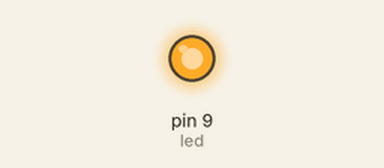
Recording of a sketch running on a simulated Arduino Uno, built with avr-gcc and run on an emulated ATmega328P. Shown: output pins drawn as LEDs (lit = HIGH). Pins used as bus, display or sensor lines are not drawn.

Above: at 0.2 s.
At 5.3 s:
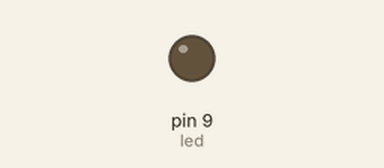
Timing chart, 0 to 7.9 s (numbered marks = the images above):
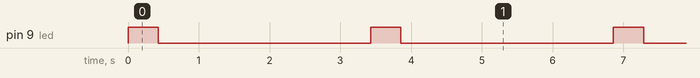

Measured:
- by itself, pin 9 (led): alternates HIGH for 0.43 s and LOW for 3.0 s

The sketch:

sketch_jan11b.ino
```cpp
/*
  赤外線でエアコンを操作しようとしたけど失敗。。。
  http://eikatou.net/blog/2012/07/arduino-remocon/
*/

int ir_out = 2;
int led = 9;

// エアコンオン（冷房、26度 微）
//unsigned intdata[] = {342,163,47,120,50,33,48,40,44,40,36,48,36,45,46,40,44,39,46,40,41,40,44,35,40,45,40,127,38,48,46,39,44,34,46,39,44,40,44,40,44,40,36,48,46,40,41,40,44,39,44,39,44,39,36,47,45,39,47,34,39,48,44,120,48,39,47,119,46,121,47,122,46,122,45,120,47,121,47,40,46,118,48,120,48,122,36,129,48,120,39,129,49,118,39,130,46,121,49,40,41,40,35,47,45,39,36,47,44,40,46,40,43,35,46,40,44,37,49,119,49,119,47,35,50,36,45,121,38,131,44,121,38,130,46,37,38,48,46,118,47,121,49,40,43,38,46,34,39,129,47,39,44,40,36,130,47,39,44,39,44,122,38,129,49,35,38,129,39,131,36,48,43,121,49,118,47,40,46,118,39,130,48,35,41,45,44,123,44,40,43,40,36,48,44,40,36,45,38,129,38,130,46,40,44,122,44,122,47,122,37,48,36,48,44,35,50,119,38,48,44,121,47,123,47,37,44,123,44,120,48,120,47,35,40,129,46,36,48,40,44,121,47,40,38,44,37,47,44,42,33,45,38,48,44,39,36,48,36,129,50,118,38,129,39,129,41,126,47,121,39,131,36,129,47,36,50,34,39,48,36,48,46,34,38,48,36,48,44,38,37,129,39,129,41,126,49,119,46,121,50,118,46,121,47,121,38,48,36,48,46,40,36,45,36,47,38,48,33,48,36,48,44,122,37,129,38,130,46,123,37,129,39,130,41,127,41,127,38,48,35,48,44,40,36,47,44,39,36,48,38,48,36,45,35,129,39,131,36,130,38,129,39,131,37,129,39,129,39,131,36,46,38,48,35,48,36,48,36,45,38,45,38,48,36,48,36,129,49,118,47,121,47,120,38,129,50,118,39,130,46,120,47,121,49,118,38,48,35,48,35,129,38,48,35,47,44,36,47,40,43,40,44,121,38,129,39,45,49,119,38,128,47,121,38,130,38,48,35,47,36,48,35,129,47,40,36,129,47,121,38,49,38,126,47,121,38,129,38,49,38,126,38,49,35,49,35,47,44,35,40,48,44,40,36,48,36,45,38,48,36,45,38,129,41,127,41,126,39,129,38,130,40,127,38,130,38,129,39,48,35,48,35,48,38,45,36,47,36,48,36,48,38,48,33,129,39,129,42,126,41,126,38,130,41,127,38,130,38,129,41};

// エアコンオフ
//unsigned int data[] = {347,158,53,114,53,28,55,28,56,28,56,26,57,35,49,26,57,26,57,26,57,26,57,26,57,28,56,115,53,34,49,27,56,28,55,28,55,26,56,28,55,28,56,26,57,28,56,26,58,34,48,26,57,26,57,28,56,26,57,28,56,26,57,115,53,35,48,117,51,115,53,115,53,116,52,115,52,115,53,28,55,115,52,115,53,115,53,115,53,115,53,117,50,117,51,116,52,115,52,28,56,28,55,26,57,28,55,29,54,28,56,26,57,28,56,29,54,28,56,116,52,115,52,28,55,28,56,116,52,115,53,115,53,115,52,28,56,28,55,115,53,115,52,28,55,28,55,28,55,115,53,28,55,29,55,116,52,28,56,28,55,116,52,115,52,29,55,115,53,115,53,27,55,116,52,115,53,28,55,115,53,115,53,28,55,29,55,116,52,28,55,26,57,28,55,28,55,29,55,116,52,116,52,28,55,115,53,114,53,115,53,28,55,28,55,28,56,116,52,28,55,115,53,116,52,28,55,116,52,117,51,116,53,28,55,115,53,34,48,28,55,116,52,28,55,28,55,26,57,28,56,28,55,28,55,35,48,28,56,116,52,115,52,116,52,116,53,115,53,115,52,116,52,115,53,28,55,28,56,28,56,28,55,28,55,28,55,28,55,28,55,116,52,116,52,116,53,115,52,115,53,115,53,115,52,115,52,29,55,28,56,28,55,28,55,28,55,29,55,28,55,29,55,116,52,115,53,116,52,115,53,115,53,115,52,115,53,115,53,27,56,29,55,28,56,28,55,28,55,28,56,28,56,28,55,116,52,115,53,116,52,115,52,115,53,119,49,115,53,115,52,26,57,28,55,26,57,28,56,29,55,28,55,28,55,29,54,117,50,115,52,116,52,116,53,115,53,115,52,115,53,115,53,115,52,115,53,28,55,28,56,28,55,28,56,115,52,28,55,28,56,29,55,116,52,116,52,116,53,115,52,28,56,115,52,116,53,28,55,28,56,28,56,28,56,28,56,115,52,116,52,28,55,115,53,115,53,115,53,115,52,115,53,27,56,28,56,28,56,28,55,29,55,26,57,28,55,28,56,26,57,28,56,115,53,115,52,116,51,115,52,117,51,116,53,115,53,115,52,28,55,29,55,29,55,28,56,28,56,28,55,28,55,28,55,115,53,115,53,117,51,115,52,115,53,117,50,115,53,115,52};
unsigned int data[] = {41,46,46,40,50,36,46,40,40,46,44,2526,348,170,40,132,40,47,45,40,40,46,40,132,40,47,39,46,40,46,39,46,135,470,362,417,414,451,385,412,453,392,401,416,433,398,415,444,388,3116,342,176,45,128,40,47,39,46,40,47,298,416,449,392,405,460,385,403,415,439,392,416,442,393,412,3871,342,176,40,133,51,35,40,46,40,46,40,132,126,392,412,452,392,473,386,392,398,416,436,396,416,446,386,416,415,512,319,459,386,402,415,439,392,473,386,392,412,452,392,402,456,392,398,416,415,416,415,};

// Apple TV再生ボタン
//unsigned int data[] = {905,445,57,57,54,164,58,164,58,164,58,54,58,163,58,164,58,164,58,164,57,164,58,164,58,57,55,57,54,57,55,57,55,164,58,164,58,164,58,164,58,164,58,164,58,57,55,164,58,57,55,164,58,164,58,164,58,164,58,57,54,57,54,164,58,56,58,3390,905,444,58,54,58,164,58,164,58,164,58,56,55,164,58,164,58,164,60,162,58,164,58,164,58,57,54,57,55,57,55,54,57,164,58,164,58,56,55,164,57,54,58,54,57,57,55,54,57,54,58,164,58,164,58,164,58,164,61,51,57,57,55,164,58,58,55};

int last = 0;
unsigned long us = micros();

// セットアップ
void setup(){
  pinMode(ir_out, OUTPUT);
  pinMode(led, OUTPUT);
}

// dateからリモコン信号を送信
void sendSignal(){
  int dataSize = sizeof(data) / sizeof(data[0]);
  for(int cnt = 0; cnt < dataSize; cnt++){
    unsigned long len = data[cnt] * 10;    //dataは10us単位でON/OFF時間を記録している
    unsigned long us = micros();

    do{
      digitalWrite(ir_out, 1 - (cnt & 1));  // cntが偶数なら赤外線ON、奇数ならのまま
      delayMicroseconds(8);                 // キャリア周波数38kHzでON/OFFするよう時間調整
      digitalWrite(ir_out, 0);
      delayMicroseconds(7);
    } while(long(us + len - micros()) > 0); // 送信時間に達するまでループ
  }
}

void loop(){
  digitalWrite(led, HIGH);
  sendSignal();
  digitalWrite(led, LOW);
  delay(3000);
}
```
